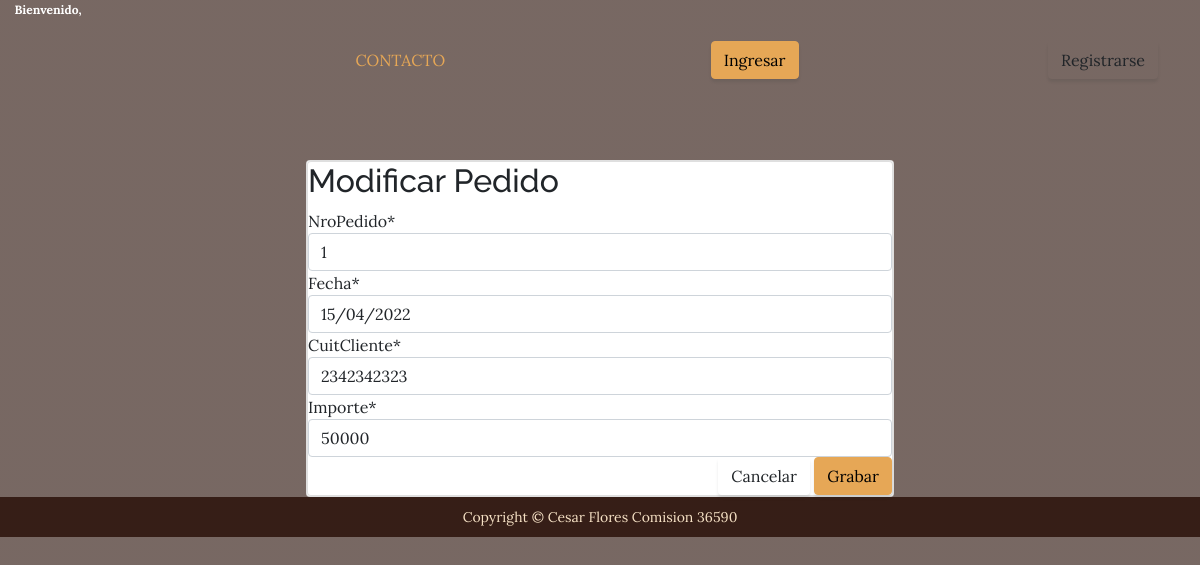
The app's page /AppPedidos/modificarpedido/1/ with its own data.
### AppPedidos/models.py (models this page shows, shortened)
class Pedidos(models.Model):
    NroPedido=models.IntegerField()
    Fecha=models.DateField()
    CuitCliente=models.CharField(max_length=10)
    Importe=models.IntegerField()

### AppPedidos/views.py (the view)
# urls.py: path('modificarpedido/<id>/',views.modificar_pedido, name="modificar_pedido"),
def modificar_pedido(request, id):
    pedido  = get_object_or_404(Pedidos , id = id)
    data = {
         'form': PedidoForm(instance=pedido)
    }
    if request.method == 'POST':
        formulario = PedidoForm (data = request.POST, instance = pedido, files=request.FILES)
        if formulario.is_valid():
            messages.success(request, "Modificacion Pedido OK!!")
            formulario.save()
            return redirect(to="pedidos")
            data["form"]=formulario
    else :
        print("NO entro al post")
    return render (request, 'pedidos/modificarPedido.html', data)

### AppPedidos/forms.py
class PedidoForm(forms.ModelForm):
    class Meta:
        model = Pedidos
        fields = '__all__'

### AppPedidos/templates/pedidos/modificarPedido.html (shortened to what this page needs)
{%  extends "menu.html"  %}
{% load static %}
{% load crispy_forms_tags %}
{% block bloqueacompletar %}
    <br>
    <br>
    <br>
    <div class="row">
        <div class="col-12 col-md-6 offset-md-3">
            <div class="card">
                <div class="card body">
                <h2>Modificar Pedido</h2>
                <form action="" method="post" enctype="multipart/form-data">
                    {{ form | crispy }}
                    <div class="d-flex justify-content-end">
                        <a class="btn btn-secundary" href="{% url 'pedidos'%}">Cancelar</a>
                        <input type="submit" value="Grabar" class="btn btn-primary">
                    </div>
                </form>
            </div>
        </div>
    </div>
</div>
{% endblock %}

### records on screen
Pedidos: NroPedido "1", Fecha "15/04/2022", CuitCliente "2342342323", Importe "50000"
